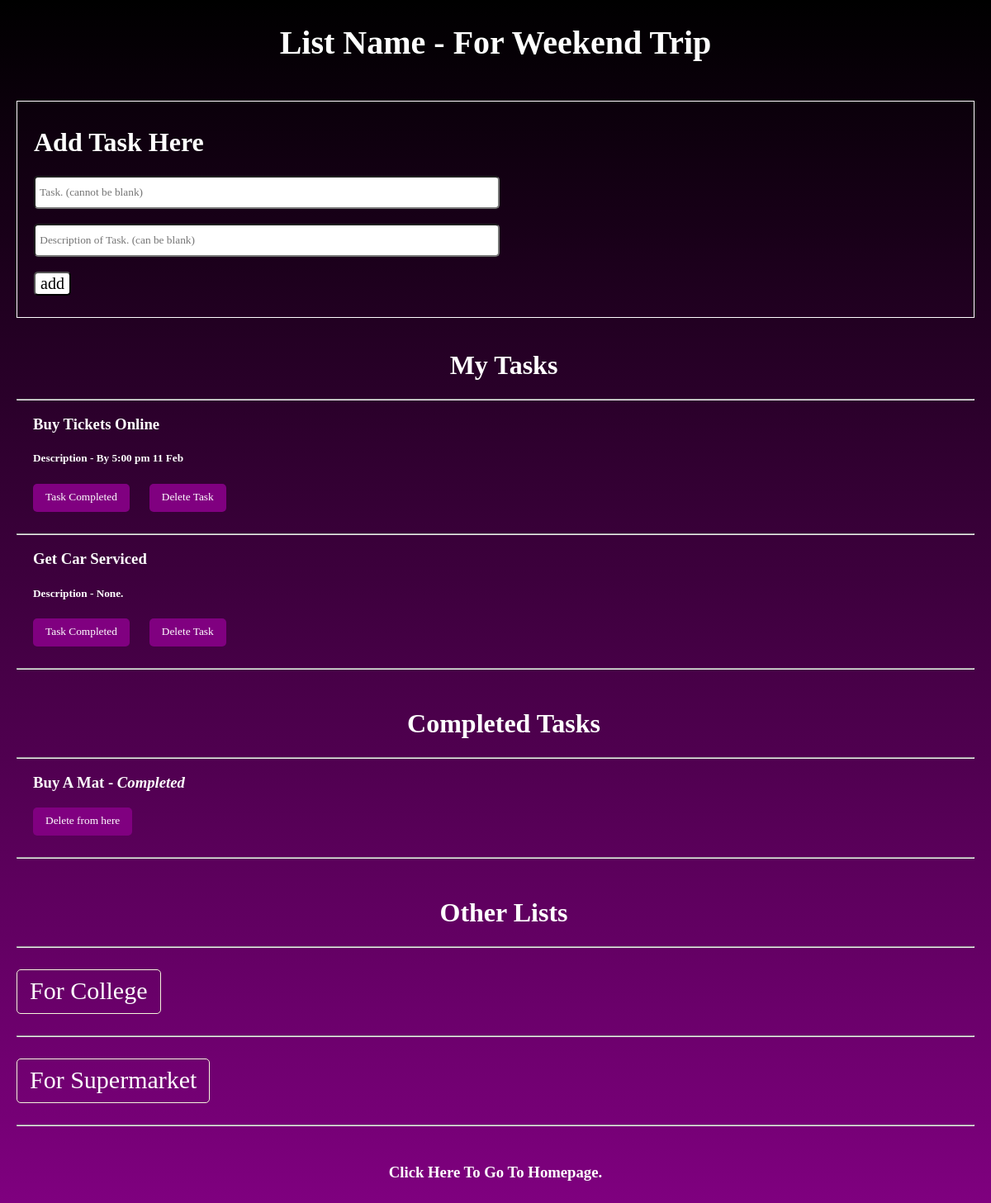
The page /lists/56 on the database its author committed.
### list/models.py (models this page shows)
class Lists(models.Model):
    title = models.CharField(max_length=100)

class Jobs(models.Model):
    title = models.CharField(max_length=100, default="x")
    job = models.CharField(max_length=1000)
    description = models.CharField(max_length=100, default="")
    comp = models.CharField(max_length=100, default="false")

### list/views.py (the view)
# urls.py: path('lists/<str:pk>', views.list, name='list'),
def list(request, pk):
    listx = Lists.objects.get(id=pk)
    listy = Lists.objects.all()
    job = Jobs.objects.all()
    return render(request, 'lists.html', {'listx': listx, 'jobs': job, 'listy': listy})

### templates/lists.html (shortened to what this page needs)
{% load static %}
<html>
    <head>
        <link rel="stylesheet" href="{% static 'style2.css' %}">
    </head>
    <body>
        <h1 align="center" id="#" class="head">List Name - {{listx.title}}</h1>
        <div class="content">
            <div class="container">
                <h1 class="name2">Add Task Here</h1>
                <form action="job" >
                    <div>
                        <input type="text" name="name" class="box" placeholder=" Task. (cannot be blank)" />
                    </div>
                    <br>
                    <div>
                        <input type="text" name="description" class="box" placeholder=" Description of Task. (can be blank)" />
                    </div>
                    <br>
                    <div>
                        <input class="btn" type="submit" value="add"/>
                    </div>
                </form>
            </div>
            <br>
            <h1 class="y name">My Tasks</h1>
            <hr>
            {% for t in jobs %}
            {% if listx.title == t.title %}
            {% if t.comp != "true" %}
                <div class="y">
                    <h3>{{t.job}}</h3>
                    {% if t.description != "" %}
                        <h5>Description - {{t.description}}</h5>
                    {% else %}
                        <h5>Description - None.</h5>
                    {% endif %}
                    <a href="comp/{{listx.id}}/{{t.id}}" class="linkx">
                        <button class="btn2">
                            Task Completed
                        </button>
                    </a>
                    <a href="delete/{{listx.id}}/{{t.id}}" class="delete">
                        <button class="btn3">
                            Delete Task
                        </button>
                    </a>
                </div>
                <br>
                <hr>
            {% endif %}
            {% endif %}
            {% endfor %}
            <br>
            <h1 class="y name">Completed Tasks</h1>
            <hr>
            {% for z in jobs %}
            {% if listx.title == z.title %}
            {% if z.comp == "true" %}
                <div class="y">
                    <h3>{{z.job}} - <i>Completed</i></h3>
                    <a href="delete/{{listx.id}}/{{z.id}}" class="delete">
                        <button class="btn3">
                            Delete from here
                        </button>
                    </a>
                </div>
                <br>
                <hr>
            {% endif %}
            {% endif %}
            {% endfor %}
            <br>
            <h1 class="y name">Other Lists</h1>
            <hr>
            {% for y in listy %}
            {% if y.title != listx.title%}
                <br>
                <a href="/lists/{{y.id}}" class="link">
                    <button class="btn4">
                        {{y.title}}
                    </button>
                </a>
                <br><br>
                <hr>
            {%endif%}
            {% endfor %}
            <br>
            <h3 class="x"><a href="/"  class="link">Click Here To Go To Homepage.</a></h3>
        </div>
    </body>
</html>

### static/style2.css (style rules this page uses)
body { font-family: Apple Chancery, cursive; margin-left: 20px; margin-right: 20px; color:white; background-image: linear-gradient(black, purple); }
.x { text-align: center; padding-bottom: 20px; }
.btn { font-family: Stencil Std, fantasy; background-color: white; border-radius: 5px; font-size: 20px; }
.container { border: solid 1px white; padding-top: 10px; padding-bottom: 10px; padding-left:20px; padding-right: 10px; }
.link { text-decoration:none; color: white; }
.linkx { text-decoration:none; color: white; }
.y { padding-left:20px; }
.delete { text-decoration:none; color:red; }
.box { border-radius: 5px; height:40px; width:50%; font-family: Apple Chancery, cursive; }
.btn2 { background-color:purple; border-radius:5px; color:white; padding:8 15 10 15; border: none; font-family: Apple Chancery, cursive; }
.btn3 { background-color:purple; border-radius:5px; color:white; padding:8 15 10 15; border: none; font-family: Apple Chancery, cursive; }
.name { font-family:Times, Times New Roman, serif; text-align:center; }
.name2 { font-family:Times, Times New Roman, serif; }
.btn4 { font-size:30px; background-color:rgb(102, 0, 102,0); border-radius:5px; color:white; padding:8 15 10 15; border: solid 1px beige; font-family: Apple Chancery, cursive; }
.content { animation-name: fadein; animation-duration: 1.5s; }
.head { padding: 20px; font-size:40px; position: relative; text-align: center; animation-name: fadein; animation-duration: 1s; animation-iteration-count: 1; }

### rows shown on the page
Lists: title "For Weekend Trip"
Jobs: job "Buy Tickets Online", description "By 5:00 pm 11 Feb"
Jobs: job "Get Car Serviced", description "Description - None."
Jobs: job "Buy A Mat"
Lists: title "For College"
Lists: title "For Supermarket"
